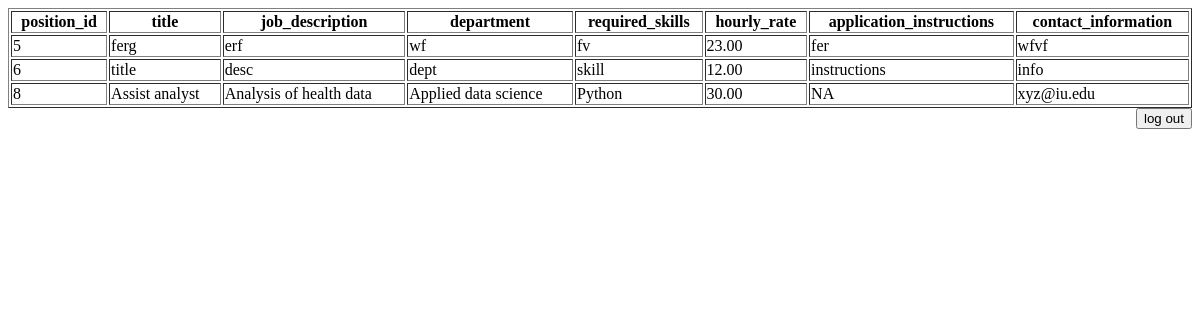
The page /emp_landing_page.php on the database as committed earlier.
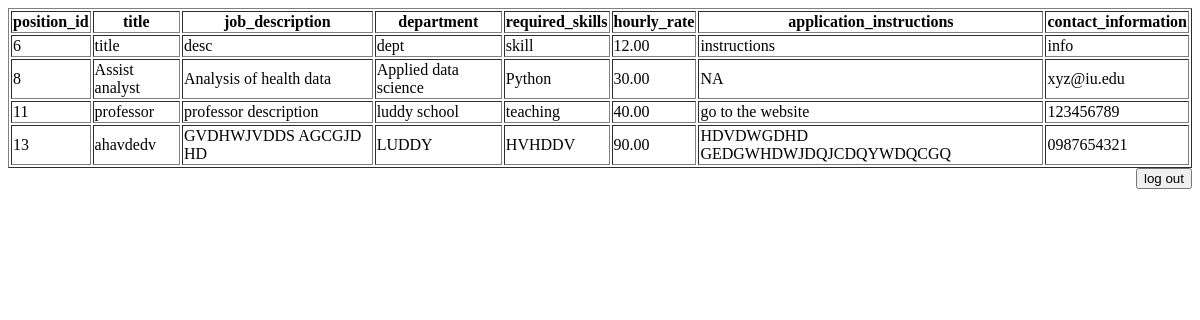
The same page on the database as committed later.
### tables this page shows
CREATE TABLE `positions` (
  `position_id` int(11) NOT NULL,
  `title` varchar(255) NOT NULL,
  `job_description` text NOT NULL,
  `department` varchar(255) NOT NULL,
  `required_skills` text NOT NULL,
  `hourly_rate` decimal(10,2) NOT NULL,
  `application_instructions` text NOT NULL,
  `contact_information` varchar(255) NOT NULL,
  `job_status` enum('Open','Closed') DEFAULT 'Open',
  `user_id` int(11) DEFAULT NULL
);

### emp_landing_page.php (the view, shortened to what this page needs)
<?php
include 'db.php';
$html = "<html><table style='width:100%' border='1px solid black'><tr>
    <th>position_id</th>
    <th>title</th>
    <th>job_description</th>
    <th>department</th>
    <th>required_skills</th>
    <th>hourly_rate</th>
    <th>application_instructions</th>
    <th>contact_information</th>
  </tr>";
$sql1 = "SELECT * FROM positions WHERE job_status='Open'";
$result = mysqli_query($conn, $sql1);
if (mysqli_num_rows($result) > 0) {
	    while($row = mysqli_fetch_assoc($result)) {
			$html = $html."<tr><td>".$row['position_id']."</td><td>".$row['title']."</td><td>".$row['job_description']."</td><td>".$row['department']."</td>
            <td>".$row['required_skills']."</td><td>".$row['hourly_rate']."</td><td>".$row['application_instructions']."</td><td>".$row['contact_information']."</td>
            </tr>";
	    }
	} else {
	    echo "No results";
	}
	$html=$html."</table></html>";
	echo $html;
?>
<html>
  <body>
    <form align="right" name="form1" method="post" action="login.html">
      <label>
      <input name="submit2" type="submit" id="submit2" value="log out">
      </label>
    </form>
  </body>
</html>

Rows that differ between the two databases and show on the page:
no longer on this page (row edited): positions: position_id "5", title "ferg", job_description "erf", department "wf", required_skills "fv", hourly_rate "23.00", application_instructions "fer", contact_information "wfvf"
added positions: position_id "11", title "professor", job_description "professor description", department "luddy school", required_skills "teaching", hourly_rate "40.00", application_instructions "go to the website", contact_information "123456789"
added positions: position_id "13", title "ahavdedv", job_description "GVDHWJVDDS AGCGJD HD", department "LUDDY", required_skills "HVHDDV", hourly_rate "90.00", application_instructions "HDVDWGDHD GEDGWHDWJDQJCDQYWDQCGQ", contact_information "0987654321"
